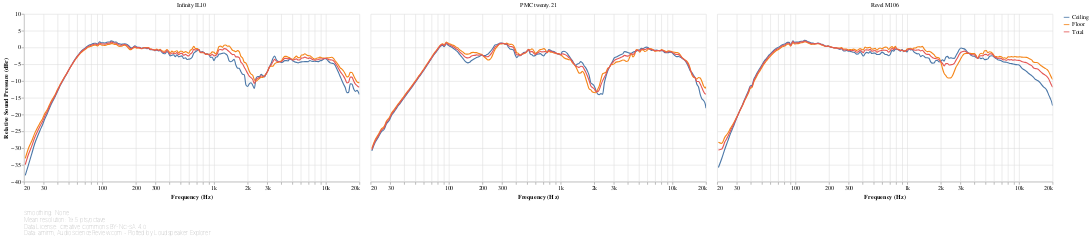

The notebook cell saved with this chart:
### Markdown cell above
[ANSI-CTA-2034-A](https://shop.cta.tech/products/standard-method-of-measurement-for-in-home-loudspeakers) section 5.2 defines the following Vertical Reflection curves as the power average of the responses at the following vertical angles:

- **Floor**: -20° to -40°
- **Ceiling**: +40° to +60°

### Code cell
#@markdown
reflection_responses_chart('Vertical')

### Figure 1 — Vega-Lite specification as saved in the notebook (floating-point values rounded to 4 significant figures; data arrays with more than 128 entries replaced by an {"elided": "..."} marker saying what was removed)
{"config": {"view": {"continuousWidth": 400, "continuousHeight": 300, "opacity": 0}}, "vconcat": [{"data": {"name": "data-43e14c0e999246d724b1d8b3cff8d44f"}, "facet": {"type": "nominal", "field": "speaker", "title": null}, "spec": {"layer": [{"mark": {"type": "line", "clip": true, "interpolate": "monotone"}, "encoding": {"opacity": {"condition": {"value": 1, "selection": "selector030"}, "value": 0.2}}, "selection": {"selector030": {"type": "multi", "encodings": ["color"], "bind": "legend"}, "selector032": {"type": "interval", "bind": "scales", "encodings": ["x", "y"]}, "selector033": {"type": "single", "fields": ["speaker"], "bind": {"input": "select", "options": [null, "Infinity IL10", "PMC twenty.21", "Revel M106"], "labels": ["All", "Infinity IL10", "PMC twenty.21", "Revel M106"], "name": "Speaker: "}}}}, {"mark": {"type": "circle", "clip": true, "size": 100}, "encoding": {"fillOpacity": {"condition": {"value": 0.3, "selection": "selector031"}, "value": 0}}, "selection": {"selector031": {"type": "single", "on": "mouseover", "clear": "mouseout", "empty": "none", "encodings": ["x", "y"]}}}], "encoding": {"color": {"type": "nominal", "field": "key", "legend": {"symbolType": "stroke"}, "sort": null, "title": null}, "tooltip": [{"type": "nominal", "field": "key", "title": "Direction"}, {"type": "quantitative", "field": "frequency", "format": ".03s", "title": "Frequency (Hz)"}, {"type": "quantitative", "field": "value", "format": ".2f", "title": "Value (dB)"}], "x": {"type": "quantitative", "axis": {"format": "s"}, "field": "frequency", "scale": {"base": 10, "domain": [20, 20000], "nice": false, "type": "log"}, "title": "Frequency (Hz)"}, "y": {"type": "quantitative", "axis": {"grid": true}, "field": "value", "scale": {"domain": [-40, 10]}, "title": ["Relative Sound Pressure (dBr)"]}}, "height": 300, "transform": [{"flatten": ["frequency", "Ceiling", "Floor", "Total"]}, {"fold": ["Ceiling", "Floor", "Total"]}], "width": 600}, "transform": [{"filter": {"selection": "selector033"}}]}, {"mark": "text", "height": 1, "title": {"text": ["Smoothing: None", "Mean resolution: 19.5 pts/octave", "Data License: Creative Commons BY-NC-SA 4.0", "Data: amirm, AudioScienceReview.com - Plotted by Loudspeaker Explorer"], "anchor": "start", "color": "gray", "fontSize": 10, "fontWeight": "lighter"}, "width": 600}], "resolve": {"legend": {"color": "independent"}}, "$schema": "https://vega.github.io/schema/vega-lite/v4.8.1.json", "datasets": {"data-43e14c0e999246d724b1d8b3cff8d44f": [{"speaker": "Infinity IL10", "frequency": {"elided": "194 float values"}, "Ceiling": {"elided": "194 float values"}, "Floor": {"elided": "194 float values"}, "Total": {"elided": "194 float values"}}, {"speaker": "PMC twenty.21", "frequency": {"elided": "194 float values"}, "Ceiling": {"elided": "194 float values"}, "Floor": {"elided": "194 float values"}, "Total": {"elided": "194 float values"}}, {"speaker": "Revel M106", "frequency": {"elided": "194 float values"}, "Ceiling": {"elided": "194 float values"}, "Floor": {"elided": "194 float values"}, "Total": {"elided": "194 float values"}}]}}
